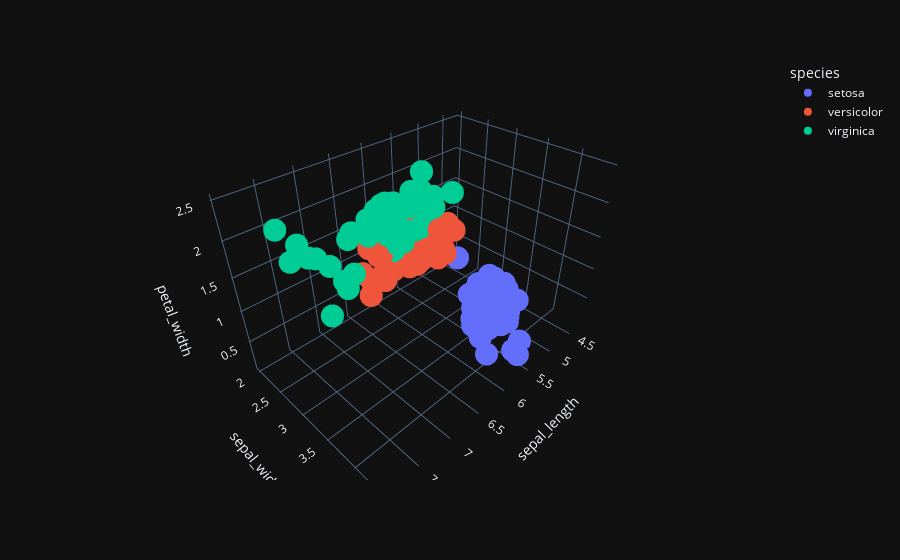

Source (notebook cell):
### Code cell
fig = px.scatter_3d(df,
                    x='sepal_length',
                    y='sepal_width',
                    z='petal_width',
                    color='species')
fig.show()

### Figure 1 — Plotly figure (JSON) as saved in the notebook; plotly's stock layout.template omitted (floating-point values rounded to 4 significant figures)
{"data": [{"hovertemplate": "species=setosa<br>sepal_length=%{x}<br>sepal_width=%{y}<br>petal_width=%{z}<extra></extra>", "legendgroup": "setosa", "marker": {"color": "#636efa", "symbol": "circle"}, "mode": "markers", "name": "setosa", "scene": "scene", "showlegend": true, "x": [5.1, 4.9, 4.7, 4.6, 5.0, 5.4, 4.6, 5.0, 4.4, 4.9, 5.4, 4.8, 4.8, 4.3, 5.8, 5.7, 5.4, 5.1, 5.7, 5.1, 5.4, 5.1, 4.6, 5.1, 4.8, 5.0, 5.0, 5.2, 5.2, 4.7, 4.8, 5.4, 5.2, 5.5, 4.9, 5.0, 5.5, 4.9, 4.4, 5.1, 5.0, 4.5, 4.4, 5.0, 5.1, 4.8, 5.1, 4.6, 5.3, 5.0], "y": [3.5, 3.0, 3.2, 3.1, 3.6, 3.9, 3.4, 3.4, 2.9, 3.1, 3.7, 3.4, 3.0, 3.0, 4.0, 4.4, 3.9, 3.5, 3.8, 3.8, 3.4, 3.7, 3.6, 3.3, 3.4, 3.0, 3.4, 3.5, 3.4, 3.2, 3.1, 3.4, 4.1, 4.2, 3.1, 3.2, 3.5, 3.1, 3.0, 3.4, 3.5, 2.3, 3.2, 3.5, 3.8, 3.0, 3.8, 3.2, 3.7, 3.3], "z": [0.2, 0.2, 0.2, 0.2, 0.2, 0.4, 0.3, 0.2, 0.2, 0.1, 0.2, 0.2, 0.1, 0.1, 0.2, 0.4, 0.4, 0.3, 0.3, 0.3, 0.2, 0.4, 0.2, 0.5, 0.2, 0.2, 0.4, 0.2, 0.2, 0.2, 0.2, 0.4, 0.1, 0.2, 0.1, 0.2, 0.2, 0.1, 0.2, 0.2, 0.3, 0.3, 0.2, 0.6, 0.4, 0.3, 0.2, 0.2, 0.2, 0.2], "type": "scatter3d"}, {"hovertemplate": "species=versicolor<br>sepal_length=%{x}<br>sepal_width=%{y}<br>petal_width=%{z}<extra></extra>", "legendgroup": "versicolor", "marker": {"color": "#EF553B", "symbol": "circle"}, "mode": "markers", "name": "versicolor", "scene": "scene", "showlegend": true, "x": [7.0, 6.4, 6.9, 5.5, 6.5, 5.7, 6.3, 4.9, 6.6, 5.2, 5.0, 5.9, 6.0, 6.1, 5.6, 6.7, 5.6, 5.8, 6.2, 5.6, 5.9, 6.1, 6.3, 6.1, 6.4, 6.6, 6.8, 6.7, 6.0, 5.7, 5.5, 5.5, 5.8, 6.0, 5.4, 6.0, 6.7, 6.3, 5.6, 5.5, 5.5, 6.1, 5.8, 5.0, 5.6, 5.7, 5.7, 6.2, 5.1, 5.7], "y": [3.2, 3.2, 3.1, 2.3, 2.8, 2.8, 3.3, 2.4, 2.9, 2.7, 2.0, 3.0, 2.2, 2.9, 2.9, 3.1, 3.0, 2.7, 2.2, 2.5, 3.2, 2.8, 2.5, 2.8, 2.9, 3.0, 2.8, 3.0, 2.9, 2.6, 2.4, 2.4, 2.7, 2.7, 3.0, 3.4, 3.1, 2.3, 3.0, 2.5, 2.6, 3.0, 2.6, 2.3, 2.7, 3.0, 2.9, 2.9, 2.5, 2.8], "z": [1.4, 1.5, 1.5, 1.3, 1.5, 1.3, 1.6, 1.0, 1.3, 1.4, 1.0, 1.5, 1.0, 1.4, 1.3, 1.4, 1.5, 1.0, 1.5, 1.1, 1.8, 1.3, 1.5, 1.2, 1.3, 1.4, 1.4, 1.7, 1.5, 1.0, 1.1, 1.0, 1.2, 1.6, 1.5, 1.6, 1.5, 1.3, 1.3, 1.3, 1.2, 1.4, 1.2, 1.0, 1.3, 1.2, 1.3, 1.3, 1.1, 1.3], "type": "scatter3d"}, {"hovertemplate": "species=virginica<br>sepal_length=%{x}<br>sepal_width=%{y}<br>petal_width=%{z}<extra></extra>", "legendgroup": "virginica", "marker": {"color": "#00cc96", "symbol": "circle"}, "mode": "markers", "name": "virginica", "scene": "scene", "showlegend": true, "x": [6.3, 5.8, 7.1, 6.3, 6.5, 7.6, 4.9, 7.3, 6.7, 7.2, 6.5, 6.4, 6.8, 5.7, 5.8, 6.4, 6.5, 7.7, 7.7, 6.0, 6.9, 5.6, 7.7, 6.3, 6.7, 7.2, 6.2, 6.1, 6.4, 7.2, 7.4, 7.9, 6.4, 6.3, 6.1, 7.7, 6.3, 6.4, 6.0, 6.9, 6.7, 6.9, 5.8, 6.8, 6.7, 6.7, 6.3, 6.5, 6.2, 5.9], "y": [3.3, 2.7, 3.0, 2.9, 3.0, 3.0, 2.5, 2.9, 2.5, 3.6, 3.2, 2.7, 3.0, 2.5, 2.8, 3.2, 3.0, 3.8, 2.6, 2.2, 3.2, 2.8, 2.8, 2.7, 3.3, 3.2, 2.8, 3.0, 2.8, 3.0, 2.8, 3.8, 2.8, 2.8, 2.6, 3.0, 3.4, 3.1, 3.0, 3.1, 3.1, 3.1, 2.7, 3.2, 3.3, 3.0, 2.5, 3.0, 3.4, 3.0], "z": [2.5, 1.9, 2.1, 1.8, 2.2, 2.1, 1.7, 1.8, 1.8, 2.5, 2.0, 1.9, 2.1, 2.0, 2.4, 2.3, 1.8, 2.2, 2.3, 1.5, 2.3, 2.0, 2.0, 1.8, 2.1, 1.8, 1.8, 1.8, 2.1, 1.6, 1.9, 2.0, 2.2, 1.5, 1.4, 2.3, 2.4, 1.8, 1.8, 2.1, 2.4, 2.3, 1.9, 2.3, 2.5, 2.3, 1.9, 2.0, 2.3, 1.8], "type": "scatter3d"}], "layout": {"scene": {"domain": {"x": [0.0, 1.0], "y": [0.0, 1.0]}, "xaxis": {"title": {"text": "sepal_length"}}, "yaxis": {"title": {"text": "sepal_width"}}, "zaxis": {"title": {"text": "petal_width"}}}, "legend": {"title": {"text": "species"}, "tracegroupgap": 0}, "margin": {"t": 60}}}
